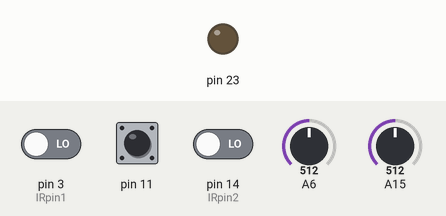
Recording of a sketch running on a simulated Arduino Mega 2560, built with avr-gcc and run on an emulated ATmega2560. On the bench: output pins drawn as LEDs (lit = HIGH). The inputs (shaded band) are chosen by the test bench; at power-on: pin 11 LOW, A15 = 512, pin 3 (IRpin1) LOW, pin 14 (IRpin2) LOW, A6 = 512.

Above: at 1.2 s.
1.3 s: pin 11 pulsed HIGH 5 times (0.12 s each, 0.3 s apart)
At 3.5 s:
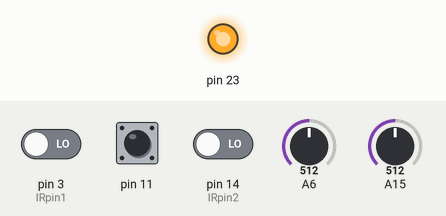
4.3 s: A15 set to 493
At 4.8 s:
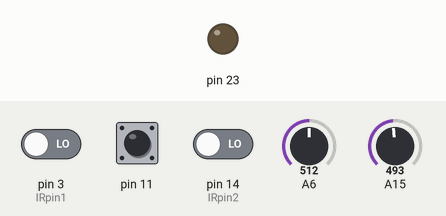
5.8 s: A15 set to 716
At 7.2 s:
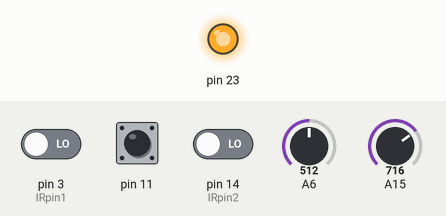
Timing chart, 0 to 8.8 s (numbered marks = the images above; inputs shaded):
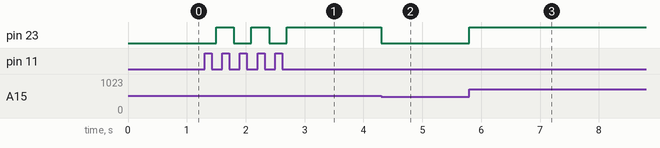

The sketch:

final.ino
```cpp
#include <Metro.h>
#include "timer.h"
#include "lamp.h"

//PINS
int IRpin1 = 3;
int IRpin2 = 14;
int limitPin = 22;

//lamptimer that's actually just a Metro
timer *t;
lamp *l;
Metro *clock;

//personal info
int i, timelimit, personCount, innerState, outerState, in, out = 0;

void setup() {
  l = new lamp(11, 15, 23);
  pinMode(limitPin, INPUT);
  pinMode(IRpin1, INPUT);
  pinMode(IRpin2, INPUT);
  //Serial.println(analogRead(limitPin));
  timelimit = analogRead(limitPin) / 102;
  if (timelimit == 0) {
    timelimit = 1;
  }
  t = new timer(timelimit);
  clock = new Metro(200);
  Serial.begin(9600);
}

void loop() {
  l->lampmonitor();
  int read = limiter();
  if (timelimit != read) {
    timelimit = read;
    t->change(timelimit);
  }
  if (t->check()) {
    l->turnoff();
    personCount = 0;
  }
  if (clock->check()) {
    inOutStates();
  }
}

int limiter() {
  int t = analogRead(limitPin) / 102;
  if (t == 0) {
    return 1;
  }
  return t;
}

boolean state1() {
  return innerState < outerState;
}
boolean state2() {
  return innerState > outerState;
}
boolean state3() {
  return innerState == 1 && innerState == outerState;
}

void inOutStates() {
  innerState = digitalRead(IRpin1);
  outerState = digitalRead(IRpin2);
  if (state1() && in == 0 && out == 0) {
    in++;
  }
  if (state2() && in == 1 && out == 0) {
    in++;
  }
  if(state3() && in == 2) {
    personCount++;
    l->turnon();
    t->reset();
    in = 0;
    out = 0;
  }
  if (state2() && in == 0 && out == 0) {
    out++;
  }
  if (state1() && in == 0 && out == 1) {
    out++;
  }
  if(state3() && out == 2){
    personCount--;
    if(personCount < 0){
      personCount = 0;
    }
    if (personCount == 0) {
      l->turnoff();
    }
    out = 0;
    in = 0;
  }
}
```

lamp.cpp
```cpp
#include <Arduino.h>
#include "lamp.h"
int buttonState = 0;
int prevState = buttonState;
int inbut, outbut, outlamp, inpot, outpot, count;
int lampState = 0;
int dimness = 0;

lamp::lamp(int i1, int i2, int o3) {
  inbut = i1;
  inpot = i2;
  outlamp = o3;

  pinMode(inbut, INPUT);
  pinMode(inpot, INPUT);
  pinMode(outlamp, OUTPUT);
  Serial.begin(9600);
}

void lamp::lampdim(){
  dimness = analogRead(inpot)/4;
  if(dimness <= 50){
    dimness = 50;
  }
  analogWrite(outlamp, dimness);
}

void lamp::lampswitch(){
  if(lampState == 0){
    turnon();
  }else{
    turnoff();
  }
}

void lamp::lampmonitor(){
  if(lampState == 1){
    lampdim();
  }
  debouncebut();
  if(buttonState == 0 && prevState == 1){
    lampswitch();
  }
  prevState = buttonState;
}

void lamp::turnoff(){
  analogWrite(outlamp, 0);
  lampState = 0;
}

void lamp::turnon(){
  analogWrite(outlamp, dimness);
  lampState = 1;
}

void lamp::debouncebut(){
  int reading = digitalRead(inbut);
  //Serial.print(reading);
  if(reading != buttonState){
    count++;
  }else{
    count = 0;
  }
  if(count > 80){
    prevState = buttonState;
    buttonState = reading;
    count = 0;
  }
}
```

lamp.h
```cpp
#ifndef __LAMP_H__
#define __LAMP_H__
class lamp{
    public:
        lamp(int i1, int i2, int o3);
        void lampdim();
        void lampmonitor();
        void lampswitch();
        void turnoff();
        void turnon();
    private:
        void debouncebut();
};

#endif
```

timer.cpp
```cpp
#include <Arduino.h>
#include "timer.h"
#include <Metro.h>

Metro * m;

timer::timer(int limit){
  m = new Metro(limit * 60000);
}

boolean timer::check(){
  return m->check();
}

void timer::change(int limit){
  m->interval(limit * 60000);
}

void timer::reset(){
  m->reset();
}
```

timer.h
```cpp
#ifndef __TIMER_H__
#define __TIMER_H__
class timer{
    public:
        timer(int limit);
        boolean check();
        void change(int limit);
        void reset();
};
#endif
```

Measured:
- the behaviour switches between 512 and 511 on A15 (found by bisection; images 1 and 2)
- after the input at 1.3 s, pin 23: alternates HIGH for 0.30 s and LOW for 0.30 s, 5 changes in all, then stays HIGH, starting after 0.20 s
- after the input at 4.3 s, pin 23: HIGH → LOW at once
- after the input at 5.8 s, pin 23: LOW → HIGH at once
